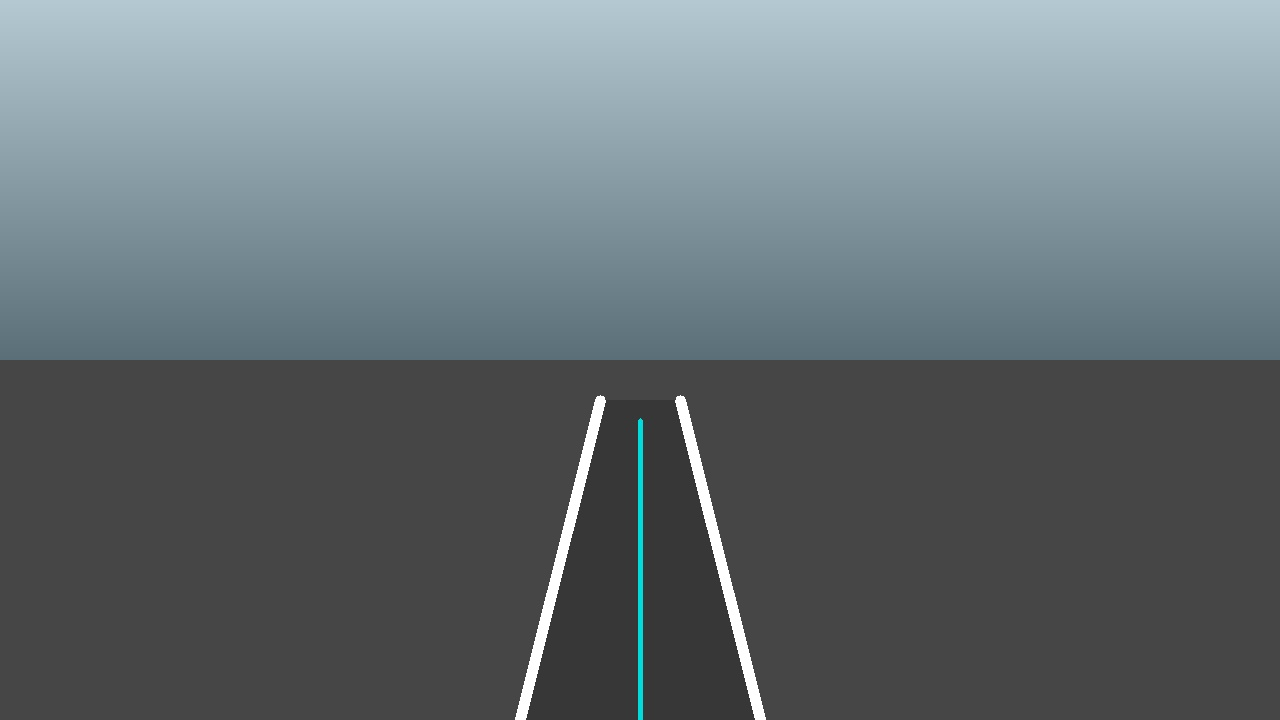
#> input picture tests/fixtures/road_sample.jpg, 1280 x 720 px
$ python -i lane_preprocess.py   (imports and definitions only)
#> lines starting #> are read from the running program, lines starting #| are printed output that depends on the picture; after the words box and inside, x2 and y2 are one past the last pixel; in counts of white or black regions, pixels touching at a corner belong together
#> further down, picture is the input picture: shape (720, 1280, 3); mean B, G, R 118.2, 113.7, 103.3
"""Lane-specific preprocessing — edge detection and region masking."""

from __future__ import annotations

import logging
from typing import Sequence

import cv2
import numpy as np

Frame = np.ndarray


class LanePreprocessor:
    """Preprocess road frames for lane detection pipelines.

    Applies a standard computer-vision pipeline: resize, grayscale conversion,
    Gaussian blur, Canny edge detection, and region-of-interest masking.

    This class performs preprocessing only — no lane detection or YOLOP logic.

    Attributes:
        target_size: Optional ``(width, height)`` to resize frames before processing.
        blur_kernel_size: Kernel size for Gaussian blur (must be odd and positive).
        canny_low_threshold: Lower hysteresis threshold for Canny edge detection.
        canny_high_threshold: Upper hysteresis threshold for Canny edge detection.
        roi_vertices: Optional custom ROI polygon vertices as ``(N, 2)`` array.
            When ``None``, a default trapezoid covering the lower road area is used.
    """

    def __init__(
        self,
        target_size: tuple[int, int] | None = (1280, 720),
        blur_kernel_size: int = 5,
        canny_low_threshold: int = 50,
        canny_high_threshold: int = 150,
        roi_vertices: np.ndarray | None = None,
    ) -> None:
        """Initialize the lane preprocessor with tunable parameters.

        Args:
            target_size: Target ``(width, height)`` for resizing. ``None`` keeps
                the original frame dimensions.
            blur_kernel_size: Gaussian blur kernel size (odd integer).
            canny_low_threshold: Canny lower threshold.
            canny_high_threshold: Canny upper threshold.
            roi_vertices: Optional ROI polygon vertices. Coordinates must match
                the frame size at the ROI step (after resize).

        Raises:
            ValueError: If blur kernel size is invalid or Canny thresholds are invalid.
        """
        if blur_kernel_size < 1 or blur_kernel_size % 2 == 0:
            raise ValueError("blur_kernel_size must be a positive odd integer")
        if canny_low_threshold < 0 or canny_high_threshold < 0:
            raise ValueError("Canny thresholds must be non-negative")
        if canny_low_threshold >= canny_high_threshold:
            raise ValueError("canny_low_threshold must be less than canny_high_threshold")

        self.target_size = target_size
        self.blur_kernel_size = blur_kernel_size
        self.canny_low_threshold = canny_low_threshold
        self.canny_high_threshold = canny_high_threshold
        self.roi_vertices = roi_vertices

        self.logger = logging.getLogger("adas.preprocessing.lane")

    def resize_frame(self, frame: Frame) -> Frame:
        """Resize the input frame to the configured target size.

        Args:
            frame: BGR input image.

        Returns:
            Resized BGR image, or a copy of the original if ``target_size`` is ``None``.
        """
        if self.target_size is None:
            self.logger.debug("Skipping resize — target_size is None")
            return frame.copy()

        width, height = self.target_size
        resized = cv2.resize(frame, (width, height), interpolation=cv2.INTER_AREA)
        self.logger.debug("Resized frame to %dx%d", width, height)
        return resized

    def convert_to_grayscale(self, frame: Frame) -> Frame:
        """Convert a BGR frame to grayscale.

        Args:
            frame: BGR input image.

        Returns:
            Single-channel grayscale image.
        """
        if frame.ndim == 2:
            self.logger.debug("Frame already grayscale")
            return frame.copy()

        gray = cv2.cvtColor(frame, cv2.COLOR_BGR2GRAY)
        self.logger.debug("Converted frame to grayscale")
        return gray

    def apply_gaussian_blur(self, frame: Frame) -> Frame:
        """Apply Gaussian blur to reduce noise before edge detection.

        Args:
            frame: Grayscale or BGR input image.

        Returns:
            Blurred image with the same channel count as the input.
        """
        blurred = cv2.GaussianBlur(
            frame,
            (self.blur_kernel_size, self.blur_kernel_size),
            0,
        )
        self.logger.debug(
            "Applied Gaussian blur with kernel size %d",
            self.blur_kernel_size,
        )
        return blurred

    def detect_edges(self, frame: Frame) -> Frame:
        """Detect edges using the Canny algorithm.

        Args:
            frame: Grayscale input image.

        Returns:
            Binary edge map (single channel, values 0 or 255).
        """
        edges = cv2.Canny(
            frame,
            self.canny_low_threshold,
            self.canny_high_threshold,
        )
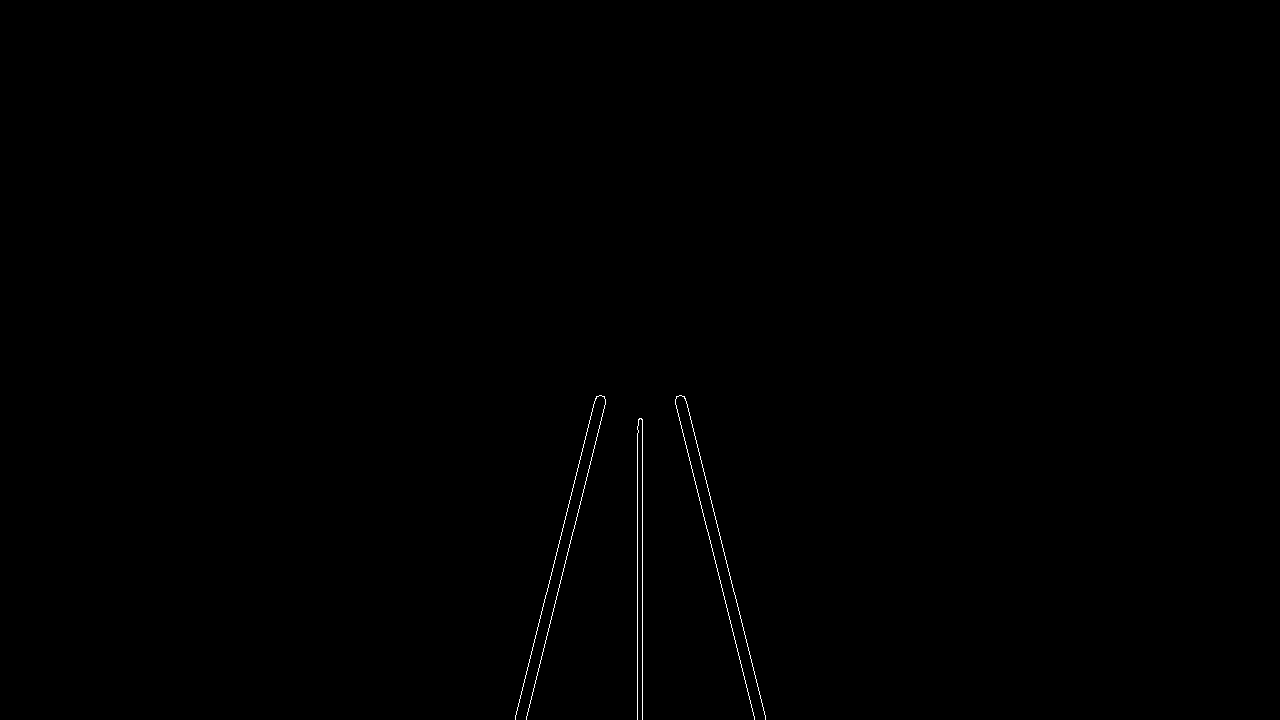
#> edges: shape (720, 1280); 0.21% white in thin lines or dots, all inside (x1, y1, x2, y2) = (515, 395, 766, 720)
        self.logger.debug(
            "Detected edges with Canny thresholds (%d, %d)",
            self.canny_low_threshold,
            self.canny_high_threshold,
        )
        return edges

    def _default_roi_vertices(self, frame: Frame) -> np.ndarray:
        """Build a default trapezoidal ROI for the lower road region.

        Args:
            frame: Reference image used to scale vertex coordinates.

        Returns:
            ROI polygon vertices with shape ``(4, 2)`` and dtype ``int32``.
        """
        height, width = frame.shape[:2]
#> height = 720; width = 1280
        vertices = np.array(
            [
                [int(width * 0.10), height],
                [int(width * 0.40), int(height * 0.60)],
                [int(width * 0.60), int(height * 0.60)],
                [int(width * 0.90), height],
            ],
            dtype=np.int32,
        )
        return vertices

    def region_of_interest(self, frame: Frame) -> Frame:
        """Mask the frame to a road-focused region of interest.

        Args:
            frame: Edge map or grayscale image to mask.

        Returns:
            Image with pixels outside the ROI set to zero.
        """
        masked = np.zeros_like(frame)
        vertices = (
            self.roi_vertices
            if self.roi_vertices is not None
            else self._default_roi_vertices(frame)
        )
#> vertices = [[128, 720], [512, 432], [768, 432], [1152, 720]]
        cv2.fillPoly(masked, [vertices], 255)
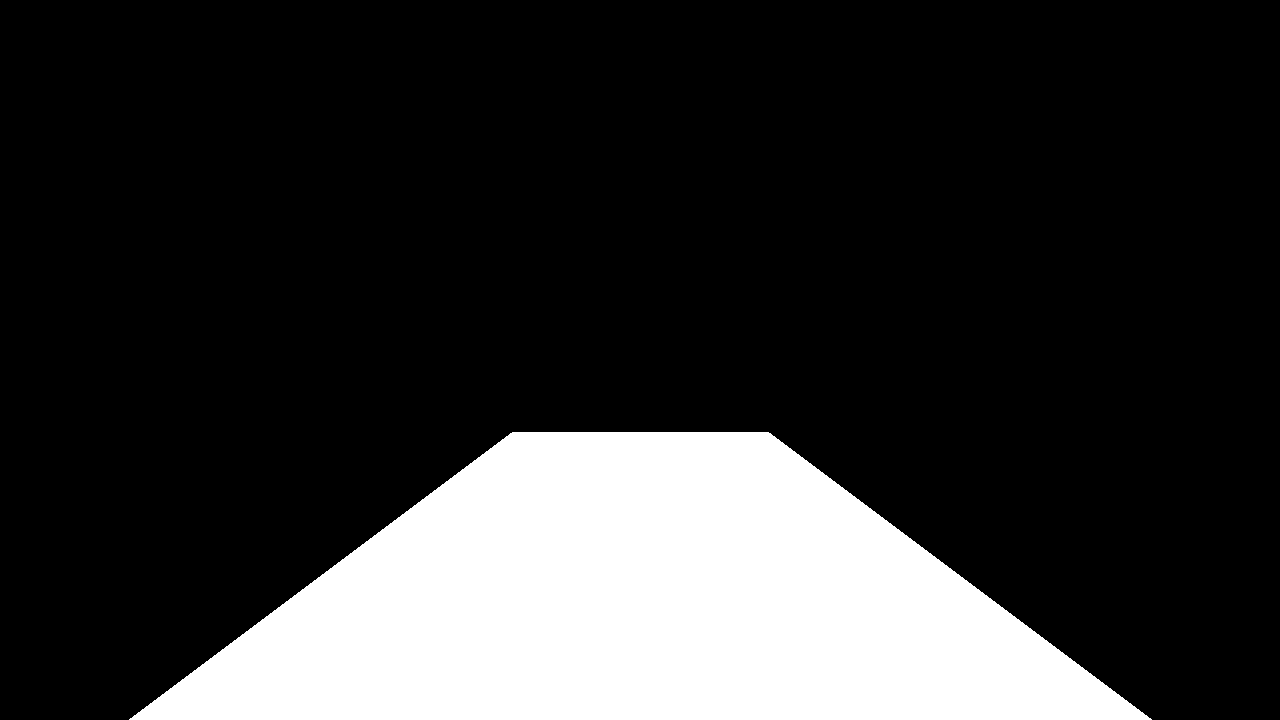
#> masked: shape (720, 1280); 20% white; 1 white region, box (x1, y1, x2, y2) and area: (129, 432, 1152, 720) 184416
        roi_frame = cv2.bitwise_and(frame, masked)
#> roi_frame: shape (720, 1280); 0.19% white in thin lines or dots, all inside (x1, y1, x2, y2) = (515, 432, 766, 720)
        self.logger.debug("Applied region-of-interest mask")
        return roi_frame

    def preprocess(self, frame: Frame) -> Frame:
        """Run the full lane preprocessing pipeline.

        Pipeline:
            Input Frame → Resize → Grayscale → Gaussian Blur →
            Canny Edge Detection → Region Of Interest Masking → Output

        Args:
            frame: Original BGR input frame.

        Returns:
            Preprocessed single-channel edge image masked to the road ROI.
        """
        self.logger.info("Starting lane preprocessing pipeline")

        resized = self.resize_frame(frame)
        gray = self.convert_to_grayscale(resized)
        blurred = self.apply_gaussian_blur(gray)
        edges = self.detect_edges(blurred)
        processed = self.region_of_interest(edges)

        self.logger.info("Lane preprocessing pipeline complete")
        return processed

    def set_roi_vertices(self, vertices: Sequence[Sequence[int]]) -> None:
        """Update the ROI polygon vertices.

        Args:
            vertices: Polygon points as an iterable of ``(x, y)`` pairs.
        """
        self.roi_vertices = np.array(vertices, dtype=np.int32)
        self.logger.debug("Updated custom ROI vertices")

>>> import cv2
>>> picture = cv2.imread('../../tests/fixtures/road_sample.jpg')
>>> result = LanePreprocessor().preprocess(picture)
